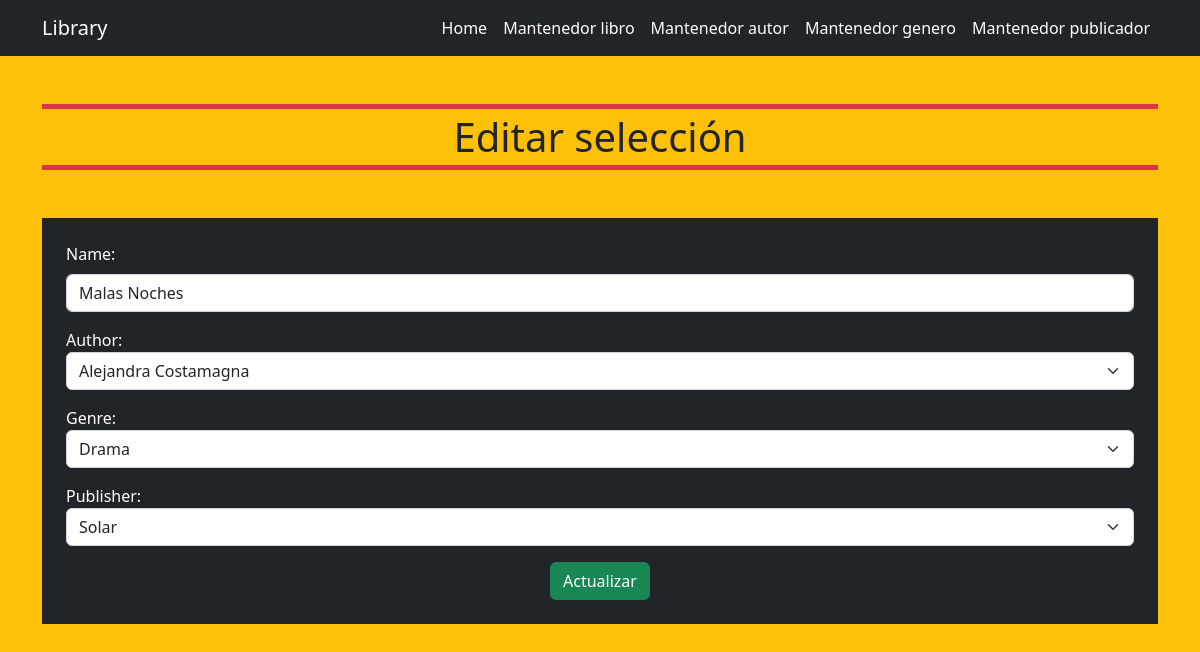
The app's page /book/editBook/1, older data.
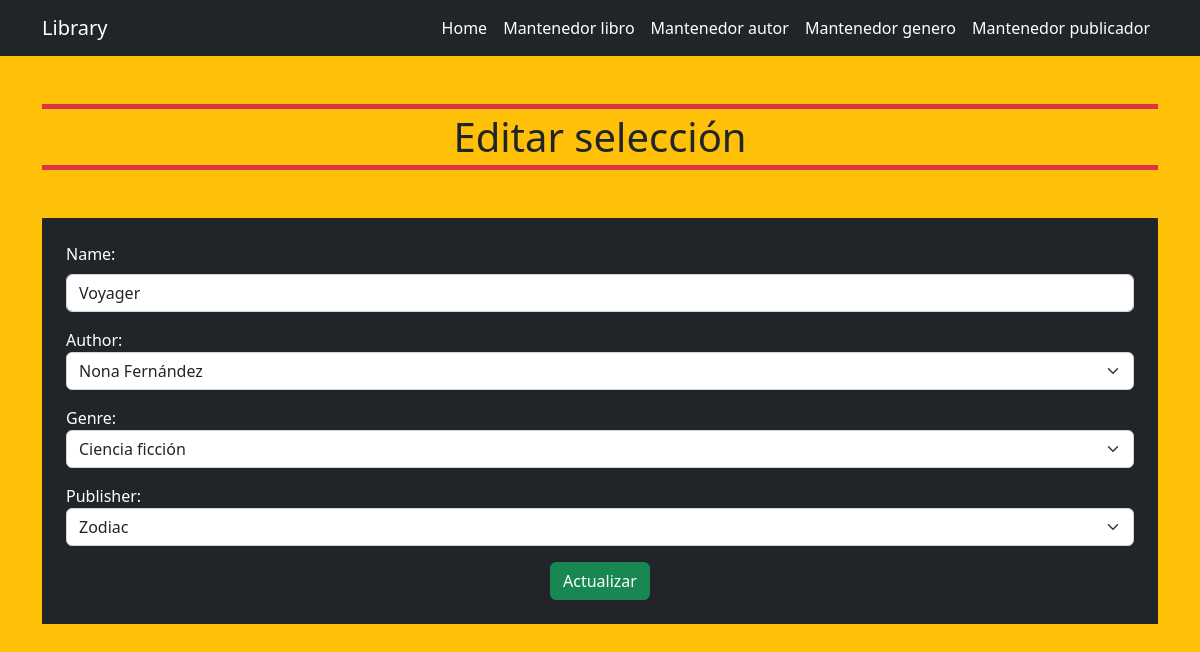
The same page, newer data.
### libraryApp/models.py (models this page shows)
class Book(models.Model):
    try:
        name = models.CharField(max_length = 100)
        author = models.ForeignKey(Author, on_delete=models.CASCADE, null = True)
        genre = models.ForeignKey(Genre, on_delete=models.CASCADE, null = True)
        publisher = models.ForeignKey(Publisher, on_delete=models.CASCADE, null = True)
    except Exception as e:
        print('Modelo no creado: ', e)

class Author(models.Model):
    try:
        name = models.CharField(max_length = 100)
        date_of_birth = models.DateField()
        def __str__(self):
            return self.name
    except Exception as e:
        print('Modelo no creado: ', e)

class Genre(models.Model):
    try:
        name = models.CharField(max_length = 100)
        def __str__(self):
            return self.name
    except Exception as e:
        print('Modelo no creado: ', e)

class Publisher(models.Model):
    try:
        name = models.CharField(max_length = 100)
        def __str__(self):
            return self.name
    except Exception as e:
        print('Modelo no creado: ', e)

### libraryApp/views.py (the view)
# urls.py: path('book/editBook/<int:pk>', views.editBook, name='editBook'),
def editBook(request, pk):
    book = get_object_or_404(Book, pk=pk)
    if request.method == 'POST':
        form = BookForm(request.POST, instance=book)
        if form.is_valid():
            book = form.save(commit=False)
            book.save()
            return redirect('home')
    else:
        form = BookForm(instance=book)
    return render(request, 'library/edit.html', {'form': form})

### libraryApp/forms.py
class BookForm(forms.ModelForm):
    name = forms.CharField(max_length=100, widget=forms.TextInput(
        attrs={
            'class': 'form-control mt-2',
            'type': 'text',
            'placeholder': 'Ingresa el nombre del producto'
        }
    ))
    author = forms.ModelChoiceField(queryset=Author.objects.all(), empty_label='Selecciona el autor', widget=forms.Select(
        attrs={
            'class': 'form-select',
        }
    ))
    genre = forms.ModelChoiceField(queryset=Genre.objects.all(), empty_label='Seleciona el genero', widget=forms.Select(
        attrs={
            'class': 'form-select',
        }
    ))
    publisher = forms.ModelChoiceField(queryset=Publisher.objects.all(), empty_label='Selecciona el publicador', widget=forms.Select(
        attrs={
            'class': 'form-select',
        }
    ))
    class Meta:
        model = Book
        fields = ('name', 'author', 'genre', 'publisher')

### libraryApp/templates/library/edit.html
{% extends '../layout/base.html' %} {% block content %}
<section class="container">
  <h1 class="text-center my-5 border border-5 border-danger border-start-0 border-end-0 p-1">Editar selección</h1>
  <form method="POST" class="bg-dark container p-4 text-white">
    {% csrf_token %} {{ form.as_p }}
    <div class="text-center">
      <button type="submit" class="btn btn-success">Actualizar</button>
    </div>
  </form>
</section>
{% endblock %}

Row changes from the older to the newer data that the page shows:
changed Book: name "Malas Noches" → "Voyager"; author "Alejandra Costamagna" → "Nona Fernández"; genre "Drama" → "Ciencia ficción"; publisher "Solar" → "Zodiac"
